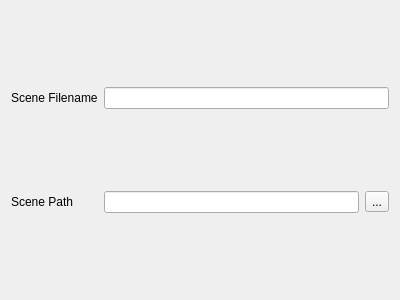
<ui version="4.0" >
 <class>SceneFilePage</class>
 <widget class="QWidget" name="SceneFilePage" >
  <property name="geometry" >
   <rect>
    <x>0</x>
    <y>0</y>
    <width>400</width>
    <height>300</height>
   </rect>
  </property>
  <property name="windowTitle" >
   <string>Form</string>
  </property>
  <layout class="QGridLayout" >
   <item row="0" column="0" >
    <widget class="QLabel" name="label" >
     <property name="text" >
      <string>Scene Filename</string>
     </property>
    </widget>
   </item>
   <item row="0" column="1" colspan="2" >
    <widget class="QLineEdit" name="m_sceneFile" />
   </item>
   <item row="1" column="0" >
    <widget class="QLabel" name="label_2" >
     <property name="text" >
      <string>Scene Path</string>
     </property>
    </widget>
   </item>
   <item row="1" column="1" >
    <widget class="QLineEdit" name="m_scenePath" />
   </item>
   <item row="1" column="2" >
    <widget class="QToolButton" name="m_setScenePath" >
     <property name="text" >
      <string>...</string>
     </property>
    </widget>
   </item>
  </layout>
 </widget>
 <resources/>
 <connections/>
</ui>
